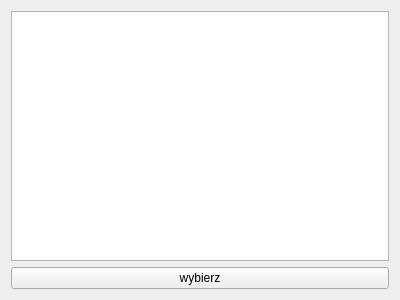
<?xml version="1.0" encoding="UTF-8"?>
<ui version="4.0">
 <class>Punkt</class>
 <widget class="QWidget" name="Punkt">
  <property name="geometry">
   <rect>
    <x>0</x>
    <y>0</y>
    <width>400</width>
    <height>300</height>
   </rect>
  </property>
  <property name="windowTitle">
   <string>Form</string>
  </property>
  <layout class="QVBoxLayout" name="verticalLayout">
   <item>
    <widget class="QListWidget" name="Opcje"/>
   </item>
   <item>
    <widget class="QPushButton" name="chooseBtn">
     <property name="text">
      <string>wybierz</string>
     </property>
    </widget>
   </item>
  </layout>
 </widget>
 <resources/>
 <connections/>
</ui>
